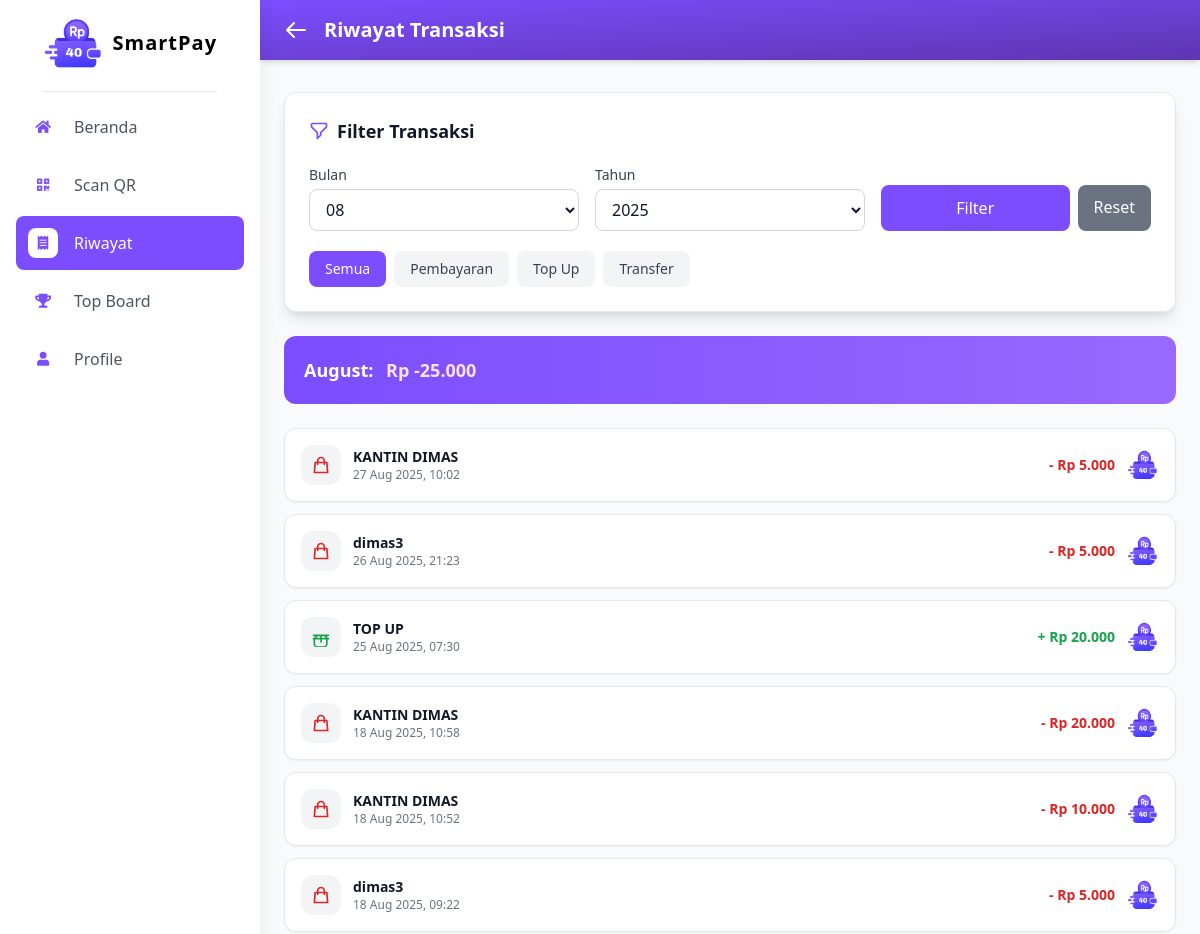
The app's page /riwayat_siswa (signed in, upper part), older data.
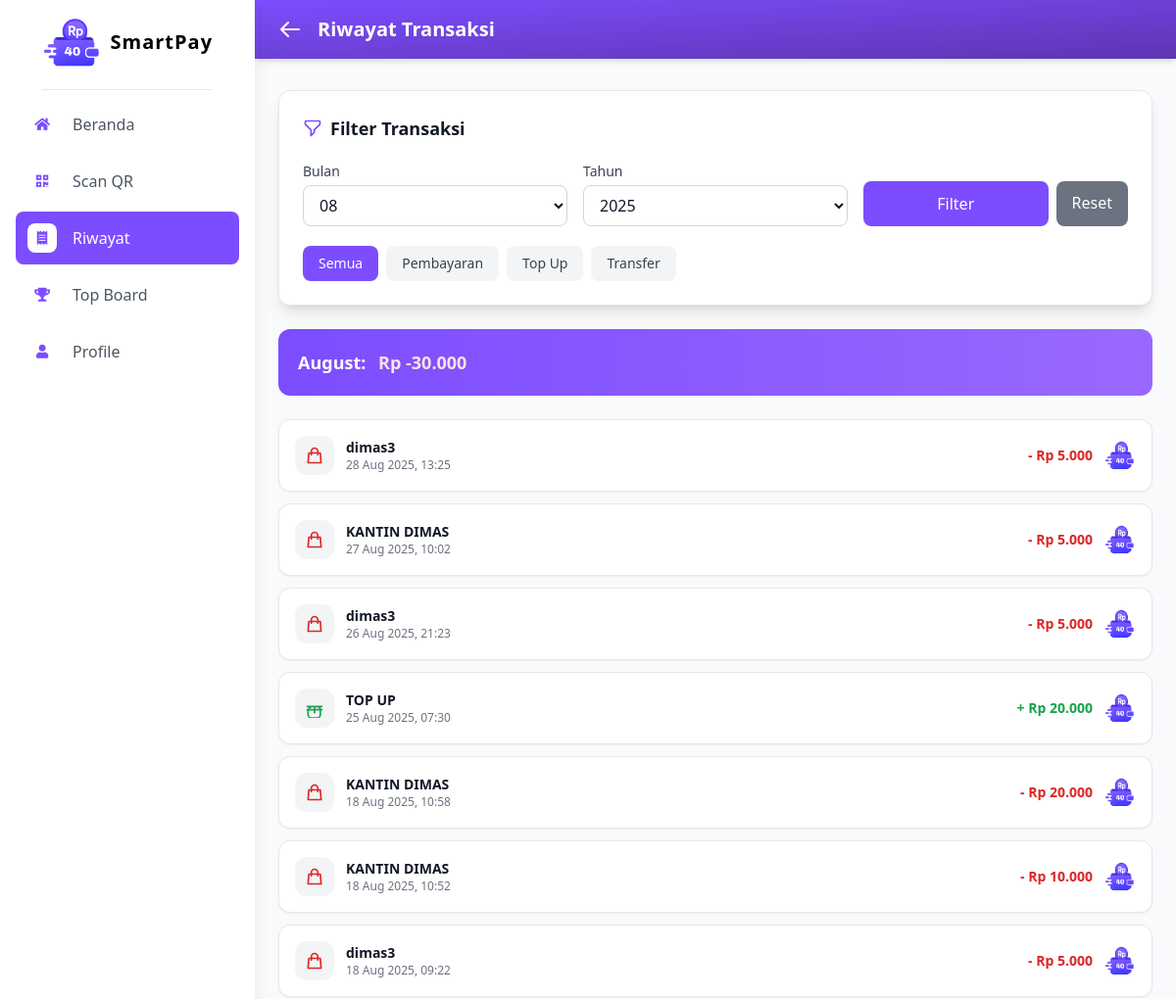
The same page, newer data.
### app.py (models this page shows, shortened)
class Transaction(db.Model):
    id = db.Column(db.Integer, primary_key=True)
    user_id = db.Column(db.Integer, db.ForeignKey('user.id'), nullable=False)
    related_user_id = db.Column(
        db.Integer, db.ForeignKey('user.id'), nullable=True)
    timestamp = db.Column(db.DateTime, nullable=False, default=datetime.utcnow)
    type = db.Column(db.String(20), nullable=False)
    amount = db.Column(db.Float, nullable=False)
    user_balance_before = db.Column(db.Float, nullable=False)
    user_balance_after = db.Column(db.Float, nullable=False)
    description = db.Column(db.String(200), nullable=True)
    user = db.relationship('User', foreign_keys=[user_id], backref=db.backref(
        'transactions', lazy='dynamic'))
    related_user = db.relationship('User', foreign_keys=[related_user_id])

class User(db.Model, UserMixin):
    id = db.Column(db.Integer, primary_key=True)
    username = db.Column(db.String(80), unique=True, nullable=False)
    password_hash = db.Column(db.String(128), nullable=False)
    role = db.Column(db.String(10), nullable=False)
    balance = db.Column(db.Float, nullable=False, default=0.0)
    profile_pic_filename = db.Column(db.String(100), nullable=True, default=None)
    kelas = db.Column(db.String(5), nullable=True)
    jurusan = db.Column(db.String(10), nullable=True)
    plain_password = db.Column(db.String(128))
    is_active = db.Column(db.Boolean, nullable=False, default=True)
    active_border_id = db.Column(db.Integer, db.ForeignKey('border.id'), nullable=True)
    active_border = db.relationship('Border', backref=db.backref('users', lazy=True))
    pin_transfer = db.Column(db.String(6), nullable=True)
    credential_id = db.Column(db.String(255), nullable=True)  # Untuk WebAuthn
    webauthn_enabled = db.Column(db.Boolean, default=False)   # Status fitur WebAuthn
    email = db.Column(db.String(255), nullable=True)
    email_verified = db.Column(db.Boolean, default=False)

### app.py (the view)
@app.route('/riwayat_siswa')
@login_required
def riwayat_siswa():
    if current_user.role != 'siswa':
        flash("Halaman ini hanya untuk siswa.", "danger")
        return redirect(url_for('dashboard'))
    filter_month = request.args.get('filter_month', None, type=int)
    filter_year = request.args.get('filter_year', None, type=int)
    selected_type_filter = request.args.get('filter_type', 'all')
    try:
        wib = ZoneInfo("Asia/Jakarta")
    except Exception:
        wib = None
    now_wib = datetime.now(wib) if wib and isinstance(wib, ZoneInfo) else datetime.utcnow() + timedelta(hours=7)
    today_wib = now_wib.date()
    if not filter_month:
        filter_month = today_wib.month
    if not filter_year:
        filter_year = today_wib.year
    start_dt = date(filter_year, filter_month, 1)
    if filter_month == 12:
        end_dt = date(filter_year + 1, 1, 1) - timedelta(days=1)
    else:
        end_dt = date(filter_year, filter_month + 1, 1) - timedelta(days=1)
    start_wib_day_local = datetime.combine(start_dt, time.min)
    if wib and isinstance(wib, ZoneInfo):
        start_wib_day_local = start_wib_day_local.replace(tzinfo=wib)
    end_wib_day_local = datetime.combine(end_dt, time.max)
    if wib and isinstance(wib, ZoneInfo):
        end_wib_day_local = end_wib_day_local.replace(tzinfo=wib)
    start_utc_for_query = start_wib_day_local.astimezone(ZoneInfo("UTC")) if wib and isinstance(wib, ZoneInfo) else start_wib_day_local - timedelta(hours=7)
    end_utc_for_query = end_wib_day_local.astimezone(ZoneInfo("UTC")) if wib and isinstance(wib, ZoneInfo) else end_wib_day_local - timedelta(hours=7)
    base_query = Transaction.query.options(
        db.joinedload(Transaction.user), db.joinedload(Transaction.related_user)
    ).filter(
        or_(
            Transaction.user_id == current_user.id,
            Transaction.related_user_id == current_user.id
        ),
        Transaction.timestamp >= start_utc_for_query,
        Transaction.timestamp <= end_utc_for_query
    )
    if selected_type_filter != 'all':
        if selected_type_filter == 'transfer':
            base_query = base_query.filter(Transaction.type == 'transfer')
        else:
            base_query = base_query.filter(Transaction.type == selected_type_filter)
    transactions = base_query.order_by(Transaction.timestamp.desc()).all()
    bulan_ini = start_dt.strftime('%B')
    total_bulan = 0
    for tx in transactions:
        if tx.type == 'topup' and tx.related_user_id == current_user.id:
            total_bulan += tx.amount
        elif tx.type == 'transfer':
            if tx.user_id == current_user.id:
                total_bulan -= tx.amount  # transfer keluar
            elif tx.related_user_id == current_user.id:
                total_bulan += tx.amount  # transfer masuk
        elif tx.type == 'payment' and tx.user_id == current_user.id:
            total_bulan -= tx.amount  # pembayaran keluar
    return render_template('/siswa/transaksi_siswa.html',
                           transactions=transactions,
                           filter_month=filter_month,
                           filter_year=filter_year,
                           selected_type_filter=selected_type_filter,
                           bulan_ini=bulan_ini,
                           total_bulan=total_bulan,
                           active_page='riwayat_siswa')

### app.py (called while the page is built)
def format_rupiah(value):
    try:
        val = float(value)
        if abs(val - round(val)) < 0.0001:
            formatted_value = f"{round(val):,}".replace(",", ".")
        else:
            us_formatted = "{:,.2f}".format(val)
            id_formatted = us_formatted.replace(",", "TEMP_SEP").replace(
                ".", ",").replace("TEMP_SEP", ".")
            formatted_value = id_formatted
        return "Rp " + formatted_value
    except (ValueError, TypeError, OverflowError):
        return "Rp -"  # Tampilkan strip atau format default lain

def format_wib(dt, fmt='%d %b %Y, %H:%M'):
    if not dt:
        return ''
    if dt.tzinfo is None:
        try:
            dt = utc_tz.localize(dt)
        except Exception:
            dt = dt.replace(tzinfo=utc_tz)
    dt_wib = dt.astimezone(wib_tz)
    return dt_wib.strftime(fmt)

@login_manager.user_loader
def load_user(user_id):
    return User.query.get(int(user_id))

def get_app_config():
    cfg = AppConfig.query.first()
    if not cfg:
        cfg = AppConfig(app_locked=False, lock_message='Belum jam istirahat')
        db.session.add(cfg)
        db.session.commit()
    return cfg

### templates/siswa/transaksi_siswa.html (shortened to what the changed rows need)
{% extends 'base_siswa.html' %}
{% block content %}
<div class="min-h-screen bg-gray-50 text-gray-900">
  <header class="bg-gradient-to-br from-[#7c4dff] to-[#5e35b1] text-white sticky top-0 z-50 shadow-md">
    <div class="container mx-auto px-6 py-4 flex items-center">
      <h1 class="text-xl font-semibold">Riwayat Transaksi</h1>
    </div>
  </header>
  <main class="container mx-auto px-6 py-8 max-w-5xl">
    <div class="bg-white rounded-xl shadow-lg border border-gray-200 p-6 mb-6">
      <h2 class="text-lg font-semibold text-gray-900 mb-5 flex items-center">
        Filter Transaksi
      </h2>
    </div>
    {% if transactions %}
      <div class="bg-gradient-to-r from-[#7c4dff] to-[#9969ff] text-white rounded-xl p-5 mb-6 font-semibold text-lg">
        {{ bulan_ini }}:
        <span class="ml-2 {% if total_bulan >= 0 %}text-green-100{% else %}text-red-100{% endif %}">
          {% if total_bulan >= 0 %}+{% endif %}{{ total_bulan|rupiah }}
        </span>
      </div>
    {% endif %}
    <div class="space-y-3">
      {% if transactions %}
        {% for tx in transactions %}
          <a href="{{ url_for('detail_transaksi', transaksi_id=tx.id) }}" class="block">
            <div class="bg-white rounded-xl p-4 border border-gray-200 shadow-sm hover:shadow-md transition-all duration-200">
              <div class="flex items-center justify-between">
                <div class="flex items-center space-x-3 flex-1 min-w-0">
                  <div class="w-10 h-10 bg-gray-100 rounded-xl flex items-center justify-center flex-shrink-0">
                    {% if tx.type == 'payment' %}
                      <svg class="w-5 h-5 text-red-600" fill="none" stroke="currentColor" viewBox="0 0 24 24">
                        <path stroke-linecap="round" stroke-linejoin="round" stroke-width="2" d="M16 11V7a4 4 0 00-8 0v4M5 9h14l1 12H4L5 9z" />
                      </svg>
                    {% elif tx.type == 'topup' %}
                      <svg class="w-5 h-5 text-green-600" fill="none" stroke="currentColor" viewBox="0 0 24 24">
                        <path stroke-linecap="round" stroke-linejoin="round" stroke-width="2" d="M3 10h18M3 14h18m-9-4v8m-7-4a4 4 0 014-4h6a4 4 0 014 4v6a4 4 0 01-4 4H8a4 4 0 01-4-4v-6z" />
                      </svg>
                    {% elif tx.type == 'transfer' %}
                      <svg class="w-5 h-5 text-[#7c4dff]" fill="none" stroke="currentColor" viewBox="0 0 24 24">
                        <path stroke-linecap="round" stroke-linejoin="round" stroke-width="2" d="M8 7h12m0 0l-4-4m4 4l-4 4m0 6H4m0 0l4 4m-4-4l4-4" />
                      </svg>
                    {% endif %}
                  </div>
                  <div class="flex-1 min-w-0">
                    <h3 class="font-semibold text-gray-900 text-sm truncate">
                      {% if tx.type == 'payment' %}
                        {{ tx.related_user.username if tx.related_user else 'Penjual' }}
                      {% elif tx.type == 'topup' %}
                        TOP UP
                      {% elif tx.type == 'transfer' %}
                        {% if tx.user_id == current_user.id %}
                          Kirim ke {{ tx.related_user.username if tx.related_user else 'Pengguna' }}
                        {% elif tx.related_user_id == current_user.id %}
                          Terima dari {{ tx.user.username if tx.user else 'Pengguna' }}
                        {% endif %}
                      {% endif %}
                    </h3>
                    <p class="text-gray-500 text-xs">{{ tx.timestamp | wib }}</p>
                  </div>
                </div>
                <div class="flex items-center space-x-3 flex-shrink-0">
                  <p class="font-semibold text-sm text-right
                    {% if tx.type == 'payment' or (tx.type == 'transfer' and tx.user_id == current_user.id) %}
                      text-red-600
                    {% else %}
                      text-green-600
                    {% endif %}">
                    {% if tx.type == 'payment' or (tx.type == 'transfer' and tx.user_id == current_user.id) %}-{% else %}+{% endif %}
                    {{ tx.amount|rupiah }}
                  </p>
                  <img src="{{ url_for('static', filename='images/hanya_logo.png') }}"
                       alt="Logo"
                       class="w-8 h-8 rounded-full"
                       draggable="false"
                       oncontextmenu="return false;">
                </div>
              </div>
            </div>
          </a>
        {% endfor %}
      {% endif %}
    </div>
  </main>
</div>
{% endblock %}

Row changes from the older to the newer data that the page shows:
added Transaction: type "payment" (drawn), related_user "dimas3", timestamp|wib "28 Aug 2025, 13:25", amount|rupiah "Rp 5.000"
Text that changed along with them:
{{ total_bulan|rupiah }}: "Rp -25.000" → "Rp -30.000"
